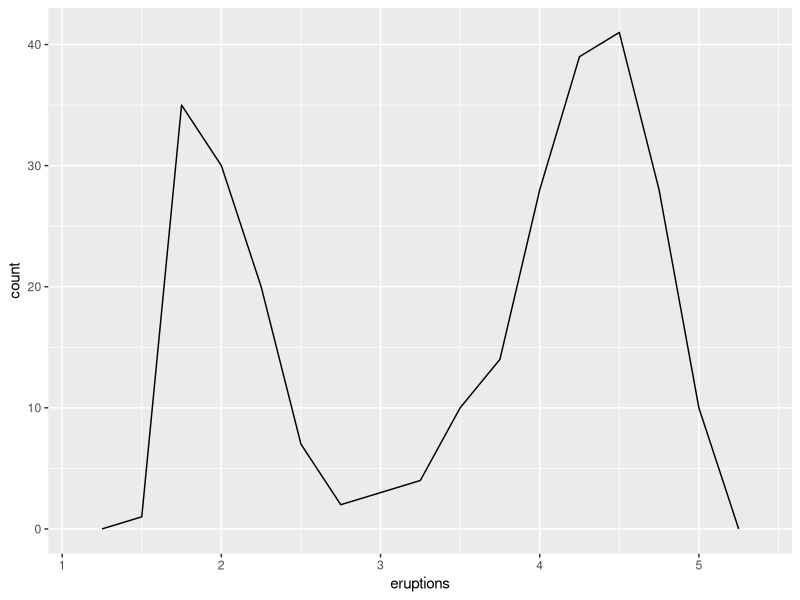
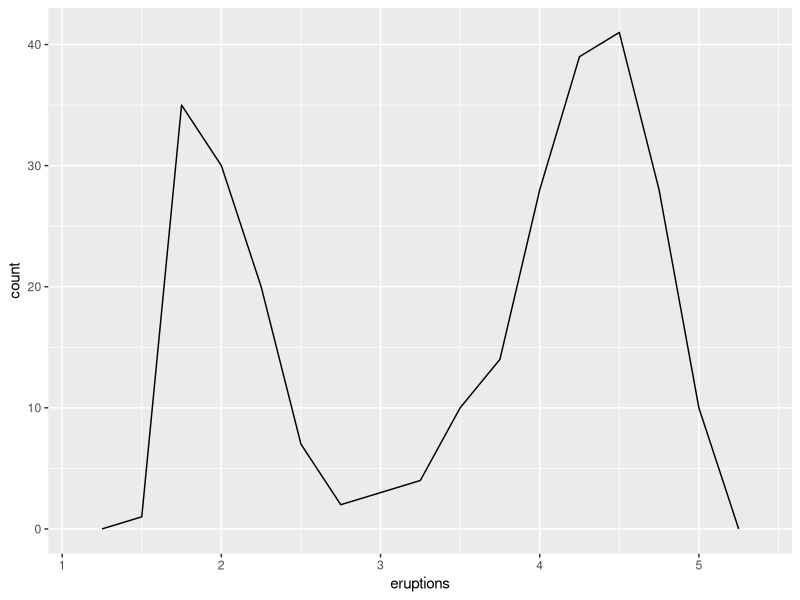
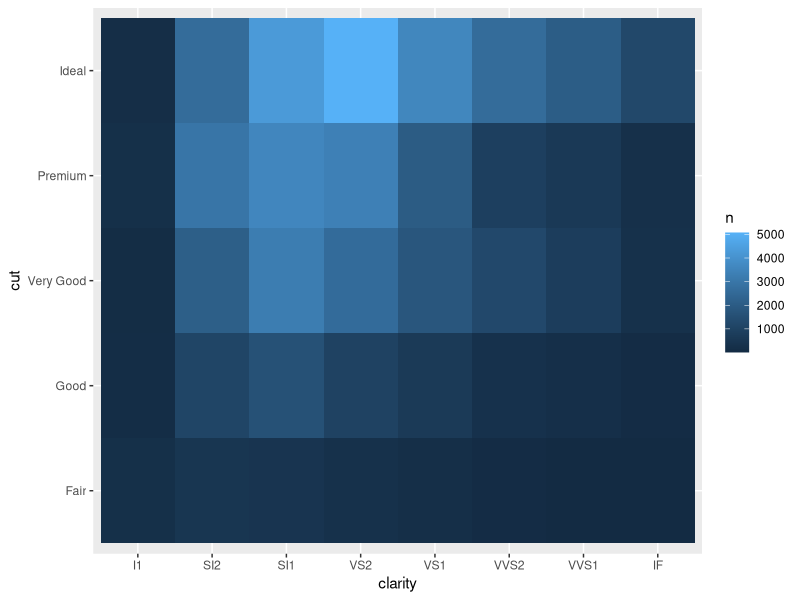

R code for these plots, in order:
## ---- chunk 1
knitr::opts_chunk$set(
  echo = TRUE,
  comment = "#>",
  collapse = TRUE,
  cache = TRUE)
## ---- chunk 2
library(tidyverse)
## ---- chunk 3
ggplot(data = faithful, mapping = aes(x = eruptions)) +
  geom_freqpoly(binwidth = 0.25)

## this can be simplified as 

ggplot(faithful, aes(eruptions)) +
  geom_freqpoly(binwidth = 0.25)
## ---- chunk 4
diamonds %>%
  count(cut, clarity) %>%
  ggplot(aes(clarity, cut, fill = n)) +
  geom_tile()
